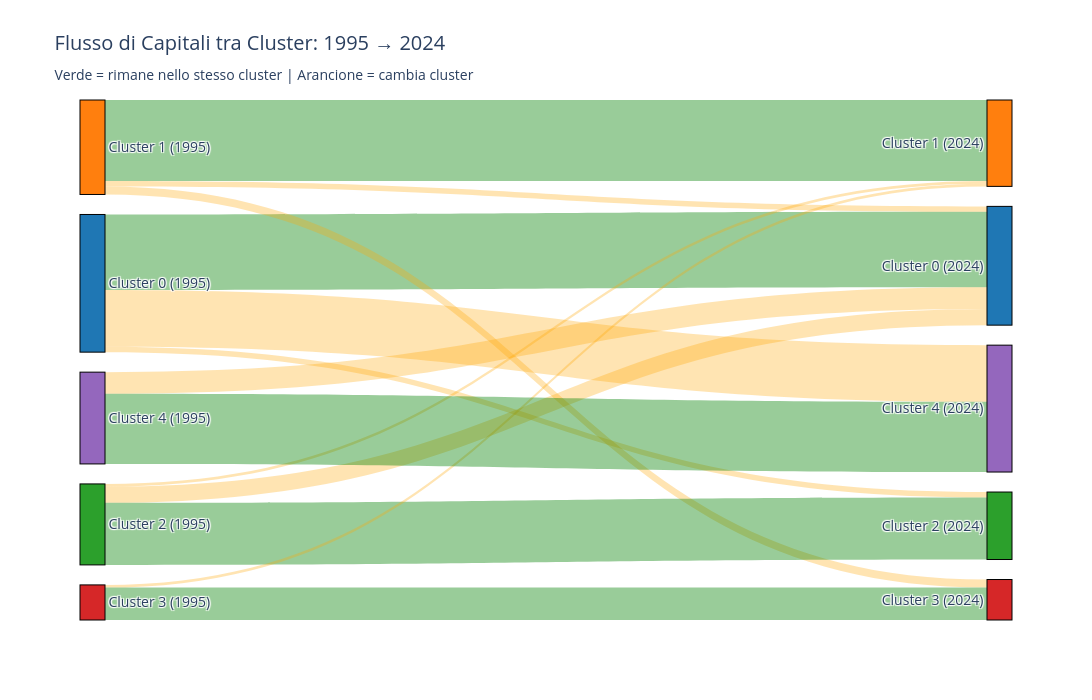

Notebook source saved alongside this figure:
### Code cell
def plot_cluster_flow_sankey_first_to_last(df_clusters_dict, years):
    """
    Crea un diagramma Sankey che mostra come le capitali si spostano tra cluster
    dal primo all'ultimo anno
    """
    import plotly.graph_objects as go
    
    first_year = years[0]
    last_year = years[-1]
    
    print(f"Creazione Sankey: {first_year} → {last_year}")
    
    df1 = df_clusters_dict[first_year][['capital', 'cluster']]
    df2 = df_clusters_dict[last_year][['capital', 'cluster']]
    
    # Merge per trovare i movimenti
    flows = df1.merge(df2, on='capital', suffixes=('_from', '_to'))
    
    # Conta i flussi
    flow_counts = flows.groupby(['cluster_from', 'cluster_to']).size().reset_index(name='count')
    
    # Stampa statistiche
    print(f"\nStatistiche dei flussi:")
    print(f"Totale capitali tracciate: {len(flows)}")
    print(f"\nMatrice di transizione:")
    transition_matrix = flows.groupby(['cluster_from', 'cluster_to']).size().unstack(fill_value=0)
    print(transition_matrix)
    
    # Calcola stabilità per cluster
    print(f"\nStabilità per cluster (% che rimangono nello stesso cluster):")
    for cluster_id in range(k):
        same_cluster = len(flows[(flows['cluster_from'] == cluster_id) & (flows['cluster_to'] == cluster_id)])
        total_in_cluster = len(flows[flows['cluster_from'] == cluster_id])
        if total_in_cluster > 0:
            stability = (same_cluster / total_in_cluster) * 100
            print(f"  Cluster {cluster_id}: {stability:.1f}% ({same_cluster}/{total_in_cluster})")
    
    # Prepara i dati per Sankey
    sources = []
    targets = []
    values = []
    colors = []
    
    # Colori per i link
    link_colors = {
        'stable': 'rgba(0, 128, 0, 0.4)',      # Verde per chi rimane
        'change': 'rgba(255, 165, 0, 0.3)'     # Arancione per chi cambia
    }
    
    for _, row in flow_counts.iterrows():
        sources.append(int(row['cluster_from']))
        targets.append(int(row['cluster_to']) + k)  # Offset per distinguere
        values.append(row['count'])
        
        # Colora diversamente chi rimane nello stesso cluster
        if row['cluster_from'] == row['cluster_to']:
            colors.append(link_colors['stable'])
        else:
            colors.append(link_colors['change'])
    
    # Crea labels
    labels = [f"Cluster {i}\n({first_year})" for i in range(k)] + \
             [f"Cluster {i}\n({last_year})" for i in range(k)]
    
    # Colori per i nodi
    node_colors = [my_colors[i] for i in range(k)] + [my_colors[i] for i in range(k)]    
    
    # Plot
    fig = go.Figure(data=[go.Sankey(
        arrangement='snap',
        node=dict(
            pad=20,
            thickness=25,
            line=dict(color="black", width=1),
            label=labels,
            color=node_colors
        ),
        link=dict(
            source=sources,
            target=targets,
            value=values,
            color=colors
        )
    )])
    
    fig.update_layout(
        title_text=f"Flusso di Capitali tra Cluster: {first_year} → {last_year}<br>" +
                   f"<sub>Verde = rimane nello stesso cluster | Arancione = cambia cluster</sub>",
        font_size=14,
        height=700,
        width=1200
    )
    
    fig.show()
    
    return flows

# Crea il diagramma e salva i flussi
flows_first_last = plot_cluster_flow_sankey_first_to_last(df_clusters_anni, years)

### Figure 1 — Plotly figure (JSON) as saved in the notebook; plotly's stock layout.template omitted (floating-point values rounded to 4 significant figures)
{"data": [{"arrangement": "snap", "link": {"color": ["rgba(0, 128, 0, 0.4)", "rgba(255, 165, 0, 0.3)", "rgba(255, 165, 0, 0.3)", "rgba(255, 165, 0, 0.3)", "rgba(0, 128, 0, 0.4)", "rgba(255, 165, 0, 0.3)", "rgba(255, 165, 0, 0.3)", "rgba(255, 165, 0, 0.3)", "rgba(0, 128, 0, 0.4)", "rgba(255, 165, 0, 0.3)", "rgba(0, 128, 0, 0.4)", "rgba(255, 165, 0, 0.3)", "rgba(0, 128, 0, 0.4)"], "source": [0, 0, 0, 1, 1, 1, 2, 2, 2, 3, 3, 4, 4], "target": [5, 7, 9, 5, 6, 8, 5, 6, 7, 6, 8, 5, 9], "value": [28, 2, 21, 2, 30, 3, 6, 1, 23, 1, 12, 8, 26]}, "node": {"color": ["#1f77b4", "#ff7f0e", "#2ca02c", "#d62728", "#9467bd", "#1f77b4", "#ff7f0e", "#2ca02c", "#d62728", "#9467bd"], "label": ["Cluster 0\n(1995)", "Cluster 1\n(1995)", "Cluster 2\n(1995)", "Cluster 3\n(1995)", "Cluster 4\n(1995)", "Cluster 0\n(2024)", "Cluster 1\n(2024)", "Cluster 2\n(2024)", "Cluster 3\n(2024)", "Cluster 4\n(2024)"], "line": {"color": "black", "width": 1}, "pad": 20, "thickness": 25}, "type": "sankey"}], "layout": {"font": {"size": 14}, "height": 700, "title": {"text": "Flusso di Capitali tra Cluster: 1995 → 2024<br><sub>Verde = rimane nello stesso cluster | Arancione = cambia cluster</sub>"}, "width": 1200}}
